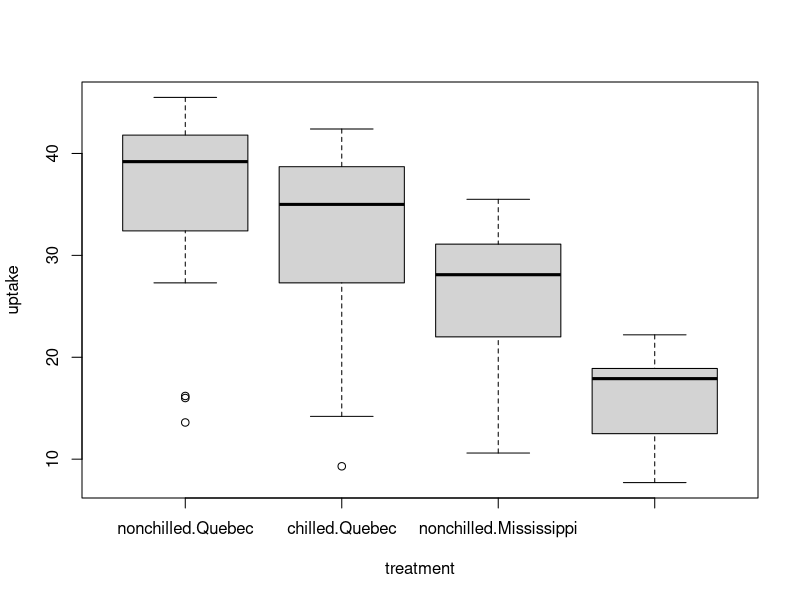

Source code (R):
# Exercise1
data(CO2)
head(CO2, 10)
str(CO2)

# uptake factor 
boxplot(uptake~Treatment*Type, data = CO2, xlab="treatment", ylab="uptake")
CO2.aov.1 = aov(uptake~Treatment + Type, data = CO2)
summary(CO2.aov.1)
x=model.tables(CO2.aov.1, "effects", se=TRUE)
x$tables$Treatment
# regardless of type, the nonchilled treatment will result 3.43 above the grant mean in uptake rate
# regardless of type, the chilled treatment will result 3.43 below the grant mean in uptake rate
x$tables$Type
# regardless of treatment, Quebec will result 6.33 above the grant mean in uptake rate
# regardless of treatment, Mississippi will result 6.33 below the grant mean in uptake rate

#Exercise2 
co2.aov.2=lm(uptake~Treatment, data=CO2)
summary(co2.aov.2)
# both p value are less than 0.05 which means both treatments are significant to uptake

co2.aov.3=lm(uptake~Type, data=CO2)
summary(co2.aov.3)
# both p value are less than 0.05 which means both types are significant to uptake

co2.aov.4=lm(uptake~Treatment*Type, data=CO2)
summary(co2.aov.4)
# the p value for the nonchilled Quebec is less than 0.05 which means the interaction is significant to uptake
# the p value for the chilled Quebec is greater than 0.05 which means the interaction is not significant to uptake
# the p value for the nonchilled Mississippi is less than 0.05 whih means the interaction is significant to uptake 
# the p value for the chilled Mississippi is greater than 0.05 which means the interaction is not significant to uptake

 
